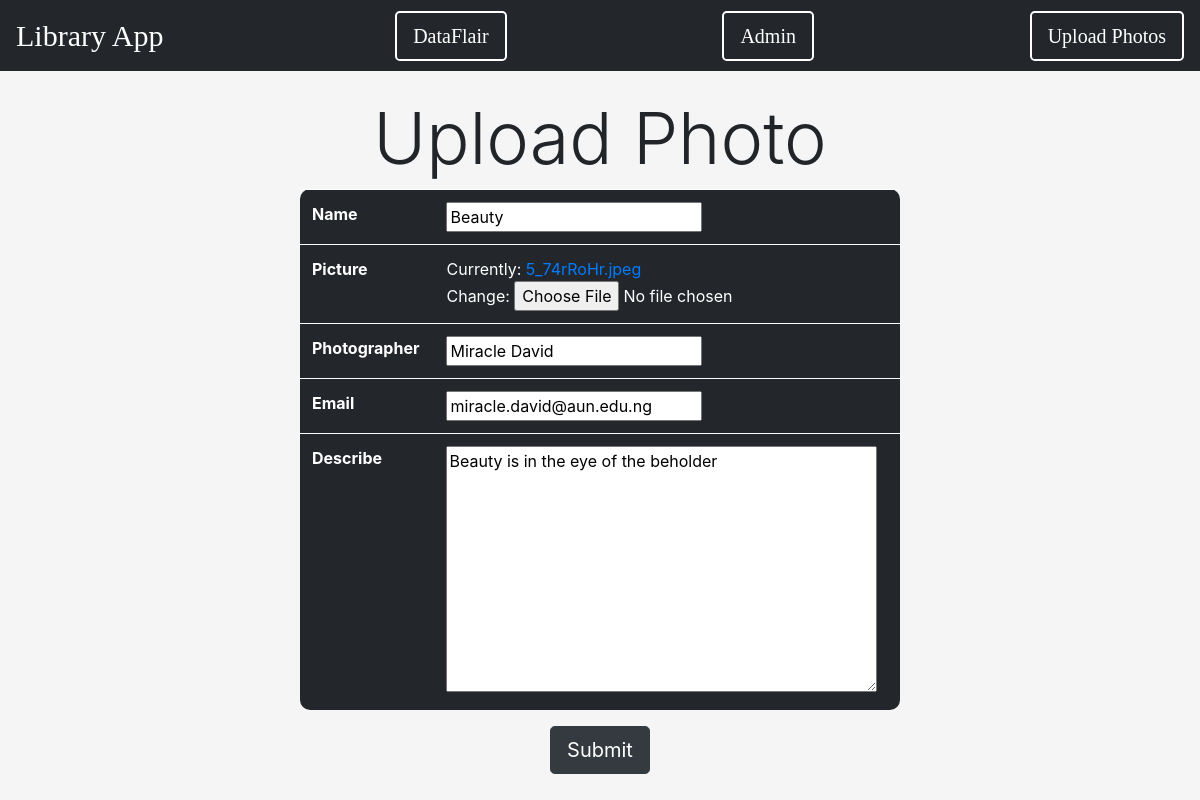
Screenshot of /update/7 with the database file from the repository.
### photo/models.py (models this page shows, shortened)
class Photo(models.Model):
    name = models.CharField(max_length = 50)
    picture = models.ImageField()
    photographer = models.CharField(max_length = 30, default='anonymous')
    email = models.EmailField(blank = True)
    describe = models.TextField(default = 'DataFlair Django tutorials')

### photo/views.py (the view)
# urls.py: path('update/<int:photo_id>', views.update_photo),
def update_photo(request, photo_id):
    photo_id = int(photo_id)
    try:
        photo_sel = Photo.objects.get(id = photo_id)
    except Photo.DoesNotExist:
        return redirect('index')
    photo_form = PhotoCreate(request.POST or None, instance = photo_sel)
    if photo_form.is_valid():
       photo_form.save()
       return redirect('index')
    return render(request, 'photo/upload_form.html', {'upload_form':photo_form})

### photo/forms.py
class PhotoCreate(forms.ModelForm):
    class Meta:
        model = Photo
        fields = '__all__'

### photo/templates/photo/upload_form.html (shortened to what this page needs)
{% extends 'photo/library.html' %}
{% block content %}
    <center>
    <h1 class="display-3">Upload Photo</h1>
    <form method = 'POST' enctype="multipart/form-data">
        <table class = 'w-50 table table-light' style="border-radius:10px;background-color:#23272B; color: #FFFFFF;">
            {% for field in upload_form %}
            <tr>
                <th>{{field.label}}</th>
                <td>{{ field }}</td>
            </tr>
            {% endfor %}
        </table>
        <button type="submit" class="btn btn-lg btn-dark">Submit</button>
    </form>
    </center>
{% endblock %}

### rows the page displays
Photo: upload_form "Beauty" "Miracle David" "miracle.david@aun.edu.ng" "Beauty is in the eye of the beholder"

### other values shown
{{ field.label }} "Name" "Picture" "Photographer" "Email" "Describe"
